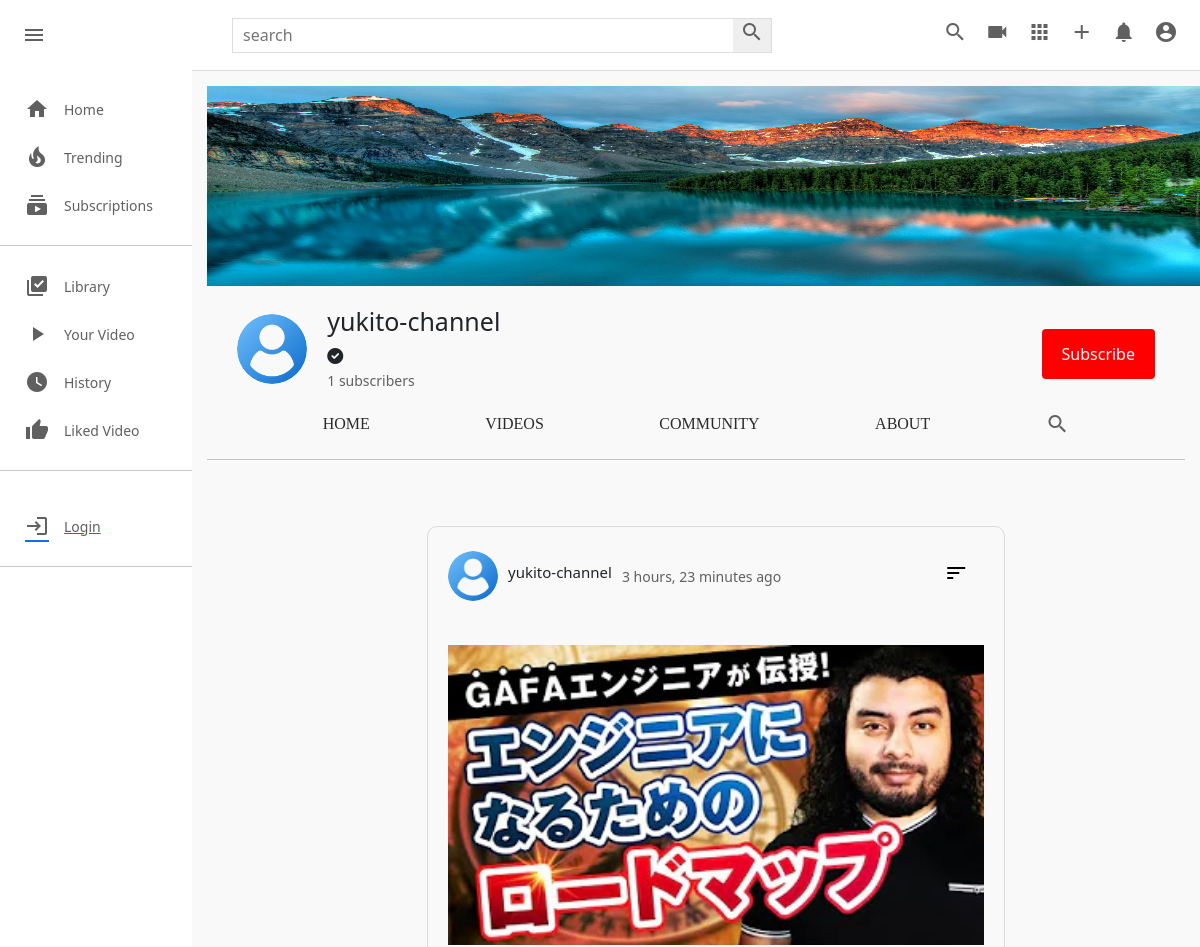
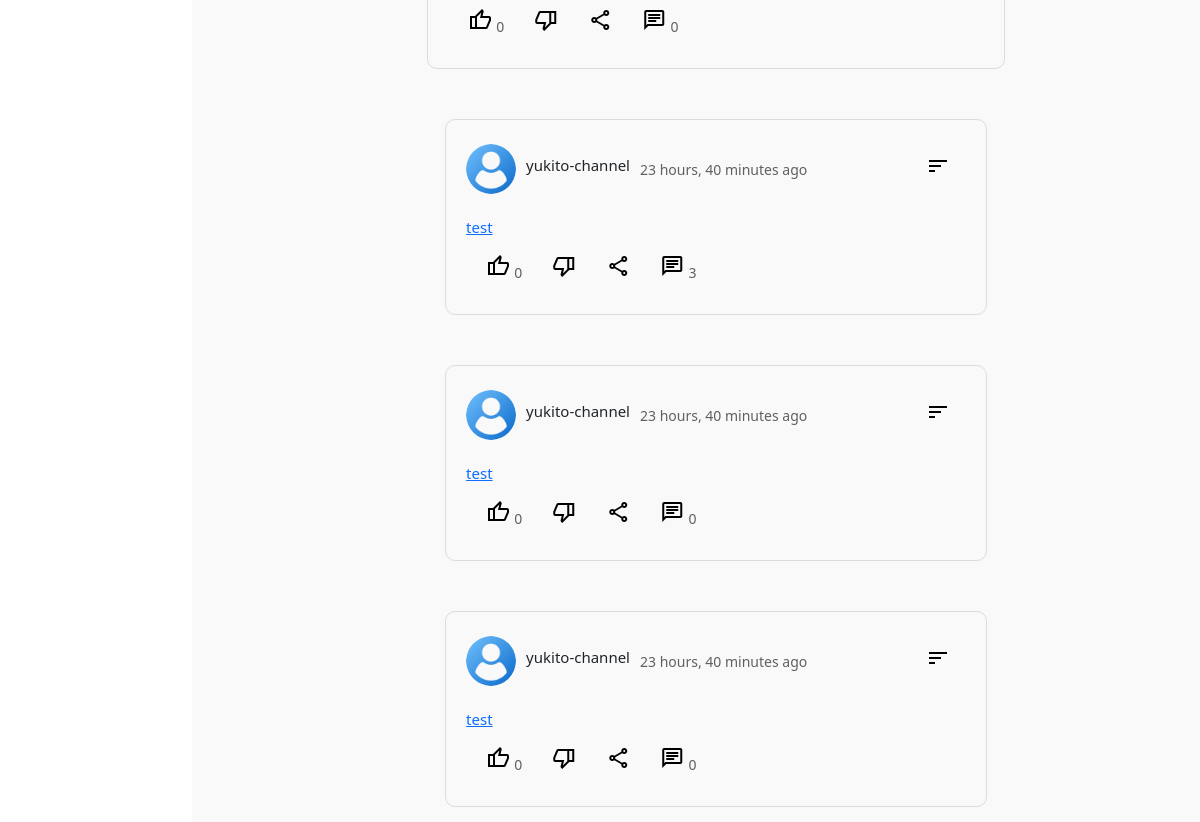
Page /c/1/community/ on the committed database (2 pictures, top to bottom).
### channel/models.py (models this page shows, shortened)
class Channel(models.Model):
    channel_art=models.ImageField(upload_to=user_directory_path,default='images/channel-art.jpg')
    image=models.ImageField(upload_to=user_directory_path,default='images/user-image.png')
    full_name=models.CharField(max_length=100)
    channel_name=models.CharField(max_length=100)
    description=models.TextField(null=True,blank=True)
    keyword=TaggableManager(blank=True)
    date=models.DateTimeField(auto_now_add=True)
    status=models.CharField(choices=STATUS,max_length=100,default='Active')
    user=models.OneToOneField(User,on_delete=models.SET_NULL,null=True,related_name="channel")
    subscribers=models.ManyToManyField(User,related_name="user_subs",blank=True)
    verified=models.BooleanField(default=False)
    total_view=models.PositiveIntegerField(default=0)
    business_email=models.EmailField(null=True,blank=True)
    make_business_email_public=models.BooleanField(default=False)
    business_location=models.CharField(null=True,blank=True,max_length=100)
    make_business_location_public=models.BooleanField(default=False)
    website=models.URLField(default='https://www.udemy.com/home')
    instagram=models.URLField(default='https://www.udemy.com/home')
    facebook=models.URLField(default='https://www.udemy.com/home')
    twitter=models.URLField(default='https://www.udemy.com/home')

class Community(models.Model):
    channel=models.ForeignKey(Channel,on_delete=models.CASCADE)
    image=models.ImageField(upload_to=user_directory_path,null=True,blank=True)
    content=models.TextField(null=True,blank=True)
    date=models.DateTimeField(auto_now_add=True)
    status=models.CharField(choices=STATUS,default='Active',max_length=100)
    likes=models.ManyToManyField(User,blank=True)
    class Meta:
        verbose_name='Community'
        verbose_name_plural='Community Posts'

### channel/views.py (the view)
# urls.py: path("<channel_name>/community/",views.channel_community,name='channel-community'),
def channel_community(request,channel_name):
    channel = get_object_or_404(Channel,id=channel_name)
    community = Community.objects.filter(channel=channel,status='Active').order_by('-date')
    context={
        'channel': channel,
        'community':community,
    }
    return render(request,'channel/channel_community.html',context)

### templates/channel/channel_community.html (shortened to what this page needs)
{% extends 'base.html' %}
{% load static %}
{% block style %}
<link rel="stylesheet" href="{% static 'css/style.css' %}" type="text/css">
<link rel="stylesheet" href="{% static 'css/channel-community.css' %}" type="text/css">
<link rel="stylesheet" href="{% static 'css/channel.css' %}" type="text/css">
{% endblock style %}
{% block content %}
    <div class="mainBody">
        {% include 'partials/sidebar.html' %}
        <div class="videos">
            {% include 'channel/partials/channel-header.html' %}
            <div class="video-container">
                {% for c in community %}
                <div class="content-border">
                    <div class="content-div">
                        <div class="header-comm">
                            <div class="channel-details">
                                {% if c.channel.image %}
                                <img src="{{c.channel.image.url}}" class="channel-img-com" alt="">
                                {% else %}
                                <img src="https://thumbs.dreamstime.com/b/default-avatar-profile-vector-user-profile-default-avatar-profile-vector-user-profile-profile-179376714.jpg" class="channel-img-com" alt="">
                                {% endif %}
                                <h5>{{c.channel.channel_name}}</h5>
                                <span>{{c.date|timesince}} ago</span>
                            </div>
                            <div class="dropdown">
                                <button class="dropbtn">
                                    <i class="material-symbols-outlined">sort</i>
                                </button>
                            </div>
                        </div>
                        <div class="content">
                            <a href="{% url 'channel-community-detail' c.channel.id c.id %}"><h3>{{ c.content|truncatechars:200 }}</h3></a>
                            {% if c.image %}
                            <a href="{% url 'channel-community-detail' c.channel.id c.id %}"><img src="{{c.image.url}}" alt=""></a>
                            {% endif %}
                        </div>
                        <div class="icon-section">
                            <div class="single-icon">
                                <a href="{% url 'com_add_like' c.id %}"><i class="material-icons material-symbols-outlined">thumb_up</i></a>
                                <span>{{c.likes.all.count}}</span>
                            </div>
                            <div class="single-icon">
                                <a href="{% url 'com_add_like' c.id %}"><i class="material-icons material-symbols-outlined">thumb_down</i></a>
                            </div>
                            <div class="single-icon">
                                <i class="material-icons material-symbols-outlined">share</i>
                            </div>
                            <div class="single-icon">
                                <a href=""><i class="material-icons material-symbols-outlined">chat</i></a>
                                <span>{{c.comments.all.count}}</span>
                            </div>
                        </div>
                    </div>
                </div>
                {% endfor %}
            </div>
        </div>
    </div>
{% endblock content %}

### templates/channel/partials/channel-header.html (shortened to what this page needs)
{% include 'partials/alert.html' %}
<div class="channel-art">
    {% if channel.channel_art.url %}
    <img  src="{{ channel.channel_art.url }}" alt="">
    {% else %}
    <img src="https://wallpaper.dog/large/10702685.jpg" alt="">
    {% endif %}
</div>
<div class="channel-header flex">
    <div class="channel-img-title flex">
        {% if channel.image %}
        <img class="img" src="{{channel.image.url}}" alt="">
        {% else %}
        <img class="img" src="https://thumbs.dreamstime.com/b/default-avatar-profile-vector-user-profile-default-avatar-profile-vector-user-profile-profile-179376714.jpg" alt="">
        {% endif %}
        <div class="channel-image-texts">
            <h4 class="flex">{{channel.channel_name}}</h4>
            {% if channel.verified == True %} <i class="fas fa-check-circle"></i> {% endif %} <br>
            <span id="count">{{channel.subscribers.all.count}}</span><span> subscribers</span>
        </div>
    </div>
    <div class="channel-header-btns">
        {% if request.user != channel.user %}
        <div><button id="sub_btn" onclick="addsub()" class="channel-subscribe sub_button_channel">Subscribe</button></div>
        {% endif %}
    </div>
</div>
<div class="channel-header-links flex">
    <a href="{% url 'channel-profile' channel.id %}" class="display-this">Home</a>
    <a href="{% url 'channel-videos' channel.id %}" class="display-this">Videos</a>
    <a href="{% url 'channel-community' channel.id %}" class="dont-display-thdis">Community</a>
    <a href="{% url 'channel-about' channel.id %}" class="displhray-this">About</a>
    <a href="" class="dont-display-this"><i class="material-icons">search</i></a>
</div>
<hr>

### static/css/style.css (style rules this page uses)
* { margin: 0; padding: 0; box-sizing: border-box; }
body { font-family: 'Roboto','sans-serif'; }
.material-icons { color: rgb(96, 96, 96); }
.mainBody { height: calc(100vh - 70px); display: flex; overflow: hidden; }
hr { height: 1px; background-color: #e5e5e5; border: none; }
.videos { background-color: #f9f9f9; width: 100%; height: 100%; padding: 15px 15px; border-top: 1px solid #ddd; overflow-y: scroll; }
.video-container { display: flex; flex-direction: row; justify-content: space-around; flex-wrap: wrap; }
.title a, span { text-decoration: none; color: rgb(96, 96, 96); font-size: 14px; }

### static/css/channel-community.css (style rules this page uses)
.content-border { margin-left: 40px; margin-top: 50px; border: solid 1px rgba(92, 92, 92, 0.185); padding: 20px; border-radius: 10px; }
.header-comm { justify-content: space-between; display: flex; }
.channel-details { display: flex; align-items: center; }
.channel-details img { width: 50px; border-radius: 50px; object-fit: cover; height: 50px; }
.channel-details h5 { font-size: 15px; margin-left: 10px; }
.channel-details span { margin-left: 10px; }
.content h3 { font-size: 15px; width: 500px; text-align: justify; font-weight: 400; margin-top: 20px; }
.content img { width: auto; height: 300px; object-fit: cover; margin-top: 20px; }
.icon-section { display: flex; align-items: center; }
.single-icon { align-items: center; padding: 10px; padding-left: 20px; }
.material-symbols-outlined { transition: 0.5s; color: black; }
.dropdown { float: left; overflow: hidden; }
.dropdown .dropbtn { font-size: 16px; border: none; outline: none; color: black; padding: 14px 16px; background-color: inherit; font-family: inherit; margin: 0; }
.about-right h4, h5 { margin-bottom: 20px; margin-top: 20px; font-size: 15px; font-weight: normal; }
a { text-decoration: none; }

### static/css/channel.css (style rules this page uses)
.channel-art img { width: 1100px; height: 200px; }
.channel-art { width: 1100px; height: 200px; }
.flex { display: flex; }
.channel-header { margin: 20px 30px; align-items: center; justify-content: space-between; }
.channel-img-title { align-items: center; }
.channel-img-title .img { width: 70px; height: 70px; object-fit: cover; border-radius: 50px; }
.channel-img-title .channel-image-texts { margin-left: 20px; }
.channel-image-texts h4 { font-size: 25px; font-weight: 500; }
.channel-header-btns { display: flex; }
.channel-header-btns .channel-subscribe { background-color: rgb(255, 0, 0); color: white; border-radius:4px; }
.channel-header-links { justify-content: space-evenly; }
.channel-header-links a { text-decoration: none; text-transform: uppercase; font-family: poppins; color: rgb(43, 43, 43); font-weight: 500; }
.sub_button_channel { background-color: red; color: white; border: none; margin-top: 10px; padding: 13px 20px; }

### templates/channel/channel_community.html (style rules this page uses)
a { color: black; }

### rows in the picture
Channel: channel_art (picture), image (picture), channel_name "yukito-channel", subscribers.all.count "1"
Community: channel.image (picture), channel.channel_name "yukito-channel", date "3 hours, 23 minutes", image (placeholder picture), likes.all.count "0", comments.all.count "0"
Community: channel.image (picture), channel.channel_name "yukito-channel", date "23 hours, 40 minutes", content "test", likes.all.count "0", comments.all.count "3"
Community: channel.image (picture), channel.channel_name "yukito-channel", date "23 hours, 40 minutes", content "test", likes.all.count "0", comments.all.count "0"
Community: channel.image (picture), channel.channel_name "yukito-channel", date "23 hours, 40 minutes", content "test", likes.all.count "0", comments.all.count "0"
